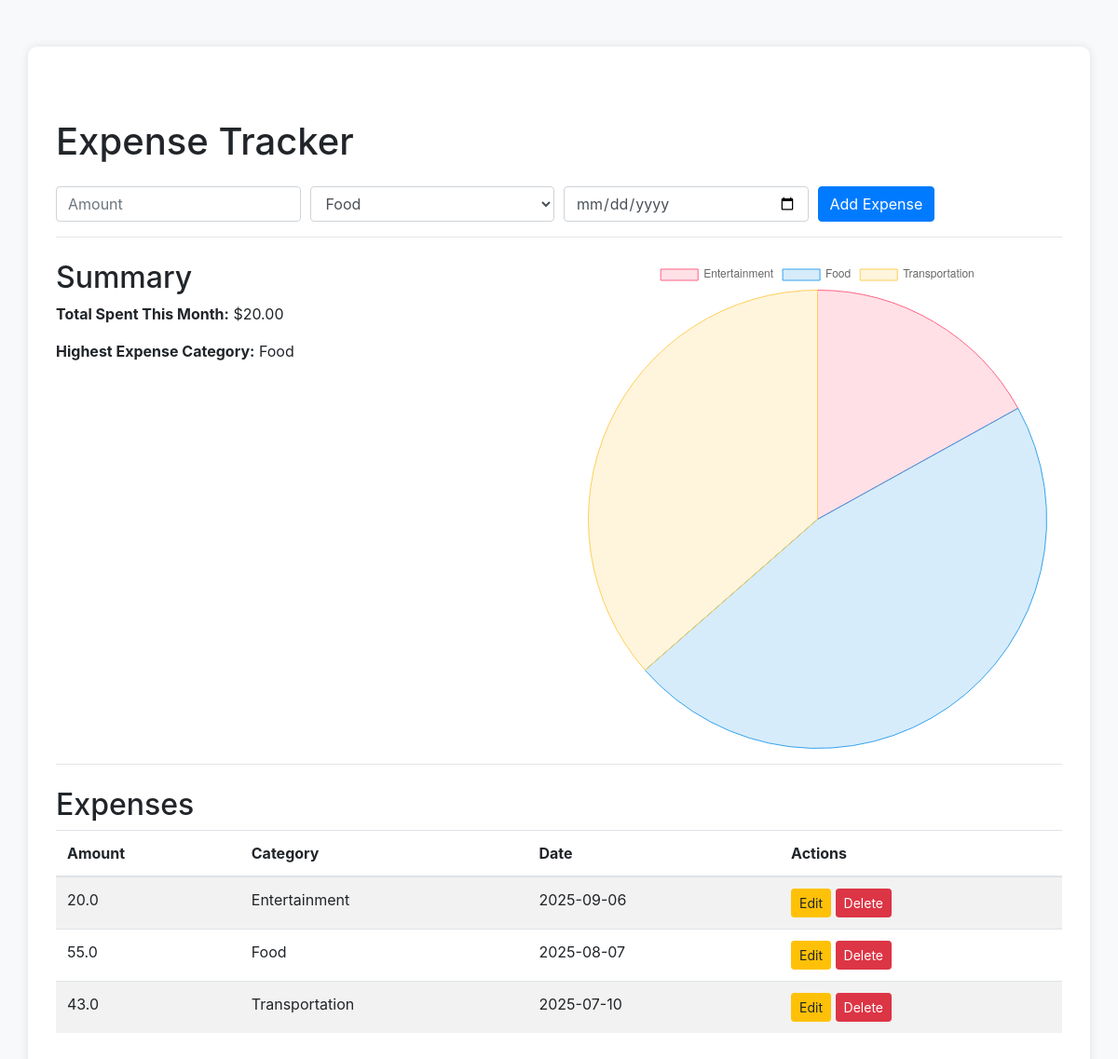
The page / on the database its author committed.
### tables this page shows
CREATE TABLE expenses (
    id INTEGER PRIMARY KEY AUTOINCREMENT,
    amount REAL NOT NULL,
    category TEXT NOT NULL,
    date TEXT NOT NULL
);

### app.py (the view)
@app.route('/')
def index():
    db = get_db()
    expenses = db.execute('SELECT * FROM expenses ORDER BY date DESC').fetchall()
    db.close()
    category_totals = {}
    for expense in expenses:
        category_totals[expense['category']] = category_totals.get(expense['category'], 0) + expense['amount']
    chart_labels = list(category_totals.keys())
    chart_data = list(category_totals.values())
    current_month = datetime.now().strftime('%Y-%m')
    monthly_total = 0
    for expense in expenses:
        if expense['date'].startswith(current_month):
            monthly_total += expense['amount']
    highest_category = ""
    if category_totals:
        highest_category = max(category_totals, key=category_totals.get)
    return render_template('index.html', expenses=expenses, chart_labels=json.dumps(chart_labels), chart_data=json.dumps(chart_data), monthly_total=monthly_total, highest_category=highest_category)

### app.py (called while the page is built)
def get_db():
    db = sqlite3.connect(DATABASE)
    db.row_factory = sqlite3.Row
    return db

### templates/index.html (shortened to what this page needs)
<!doctype html>
<html lang="en">
<head>
    <link rel="stylesheet" href="https://stackpath.bootstrapcdn.com/bootstrap/4.5.2/css/bootstrap.min.css">
    <link rel="stylesheet" href="{{ url_for('static', filename='style.css') }}">
</head>
<body>
    <div class="container">
        <h1 class="mt-5">Expense Tracker</h1>
        <form action="/add" method="post" class="mt-4">
            <div class="form-row">
                <div class="col">
                    <input type="number" class="form-control" name="amount" placeholder="Amount" step="0.01" required>
                </div>
                <div class="col">
                    <select class="form-control" name="category" required>
                        <option value="Food">Food</option>
                    </select>
                </div>
                <div class="col">
                    <input type="date" class="form-control" name="date" required>
                </div>
                <div class="col">
                    <button type="submit" class="btn btn-primary">Add Expense</button>
                </div>
            </div>
        </form>
        <hr>
        <div class="row mt-4">
            <div class="col-md-6">
                <h2>Summary</h2>
                <p><strong>Total Spent This Month:</strong> ${{ "%.2f"|format(monthly_total) }}</p>
                <p><strong>Highest Expense Category:</strong> {{ highest_category }}</p>
            </div>
            <div class="col-md-6">
                <canvas id="expenseChart"></canvas>
            </div>
        </div>
        <hr>
        <h2 class="mt-4">Expenses</h2>
        <table class="table table-striped">
            <thead>
                <tr>
                    <th>Amount</th>
                    <th>Category</th>
                    <th>Date</th>
                    <th>Actions</th>
                </tr>
            </thead>
            <tbody>
                {% for expense in expenses %}
                <tr>
                    <td>{{ expense.amount }}</td>
                    <td>{{ expense.category }}</td>
                    <td>{{ expense.date }}</td>
                    <td>
                        <a href="{{ url_for('edit_expense', id=expense.id) }}" class="btn btn-sm btn-warning">Edit</a>
                        <a href="{{ url_for('delete_expense', id=expense.id) }}" class="btn btn-sm btn-danger" onclick="return confirm('Are you sure you want to delete this expense?')">Delete</a>
                    </td>
                </tr>
                {% endfor %}
            </tbody>
        </table>
    </div>
    <script>
        var ctx = document.getElementById('expenseChart').getContext('2d');
        var myChart = new Chart(ctx, {
            type: 'pie',
            data: {
                labels: {{ chart_labels | safe }},
                datasets: [{
                    label: 'Expenses by Category',
                    data: {{ chart_data | safe }},
                    backgroundColor: [
                        'rgba(255, 99, 132, 0.2)',
                        'rgba(54, 162, 235, 0.2)',
                        'rgba(255, 206, 86, 0.2)',
                        'rgba(75, 192, 192, 0.2)',
                        'rgba(153, 102, 255, 0.2)',
                        'rgba(255, 159, 64, 0.2)'
                    ],
                    borderColor: [
                        'rgba(255, 99, 132, 1)',
                        'rgba(54, 162, 235, 1)',
                        'rgba(255, 206, 86, 1)',
                        'rgba(75, 192, 192, 1)',
                        'rgba(153, 102, 255, 1)',
                        'rgba(255, 159, 64, 1)'
                    ],
                    borderWidth: 1
                }]
            }
        });
    </script>
</body>
</html>

### static/style.css (style rules this page uses)
body { background-color: #f8f9fa; }
.container { background-color: #ffffff; padding: 30px; border-radius: 10px; box-shadow: 0 0 10px rgba(0, 0, 0, 0.1); margin-top: 50px; }

### rows shown on the page
expenses: category "Food", amount "55.0", date "2025-08-07"
expenses: amount "20.0", category "Entertainment", date "2025-09-06"
expenses: amount "43.0", category "Transportation", date "2025-07-10"

### other values the page prints
{{ "%.2f"|format(monthly_total) }} "20.00"
chart data {{ chart_labels | safe }} ["Entertainment", "Food", "Transportation"]
chart data {{ chart_data | safe }} [20.0, 55.0, 43.0]
